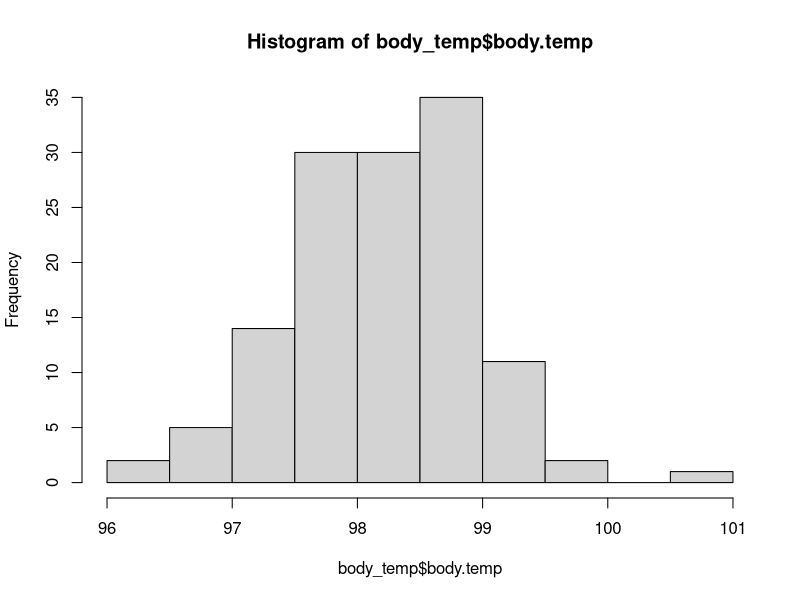
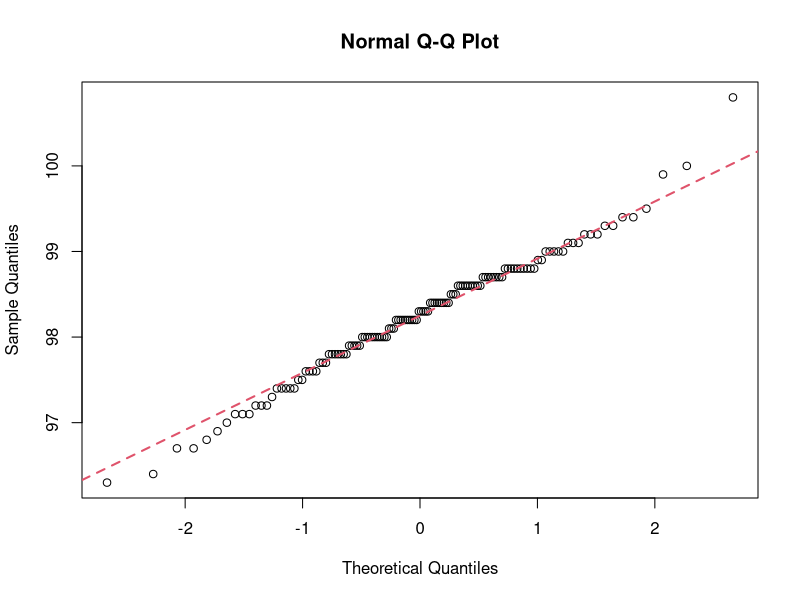

The R source for these figures, in order:
## ---- chunk 1
#setwd path/to/file (set the working directory to location of the Unit 4 folder)
library(readr)
body_temp <- read_csv("thermometry.csv", show_col_types = FALSE)
## ---- chunk 2
hist(body_temp$body.temp)
## ---- chunk 3
qqnorm(body_temp$body.temp);qqline(body_temp$body.temp, col = 2,lwd=2,lty=2)
## ---- chunk 4
#mean body temperature
mean_bt = mean(body_temp$body.temp)
mean_bt 

#standard deviation of body temperature
sd_bt = sd(body_temp$body.temp)
sd_bt 

#t statistic
calc_z<-(mean_bt - 98.6)/(sd_bt/sqrt(130))
calc_z 
## ---- chunk 5
pnorm(calc_z, 0, 1) * 2
## ---- chunk 6
qnorm(0.975)
#We use qnorm because we are analyzing this data with a normal distribution.
## ---- chunk 7
mean_bt + (qnorm(.975) * (sd_bt/sqrt(130)))
mean_bt - (qnorm(.975) * (sd_bt/sqrt(130)))
